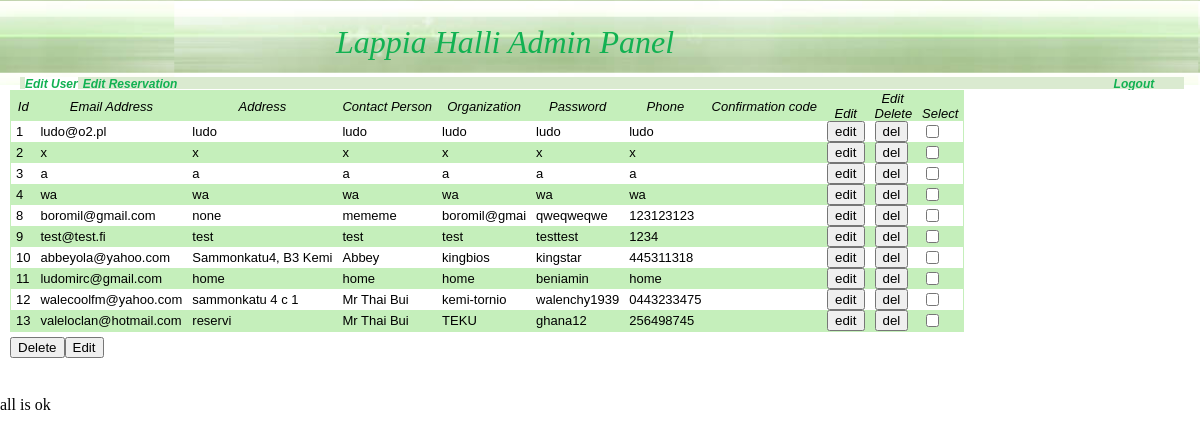
The app's page /Adminpanel/index.php?action=euser (signed in), older data.
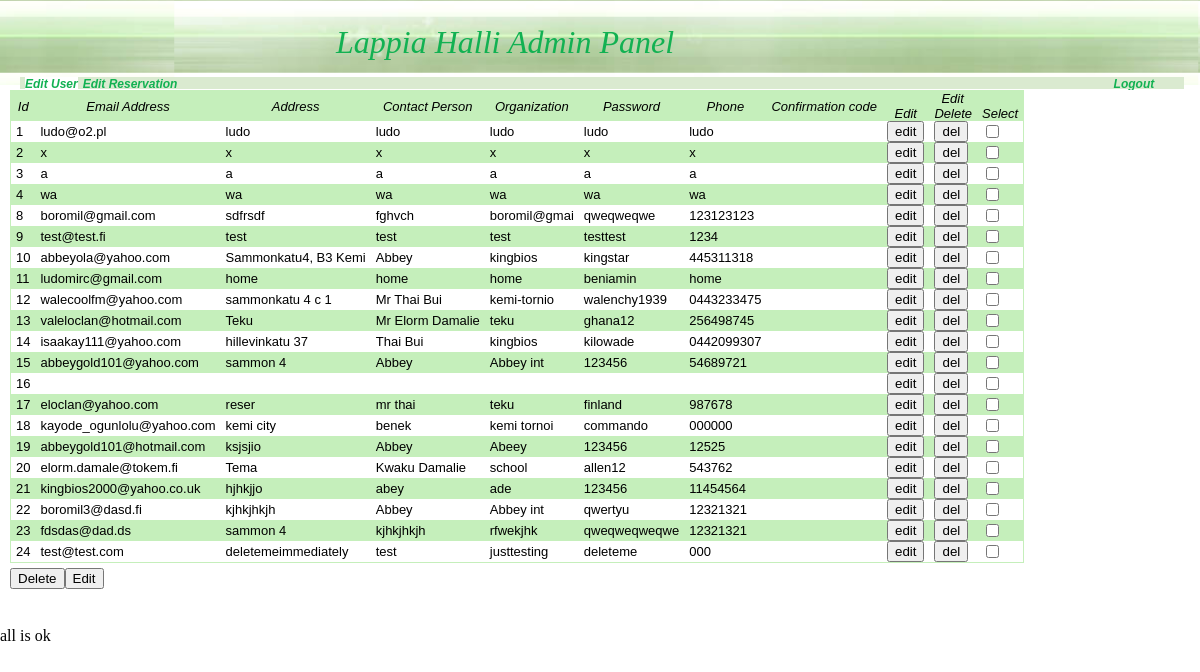
The same page, newer data.
### tables this page shows
CREATE TABLE IF NOT EXISTS `registereduser` (
  `idRegistereduser` int(11) NOT NULL AUTO_INCREMENT,
  `RegisteredEmailaddress` varchar(25) NOT NULL,
  `Address` varchar(25) NOT NULL,
  `Contactperson` varchar(25) NOT NULL,
  `Organizationname` varchar(12) NOT NULL,
  `password` varchar(12) NOT NULL,
  `phone` varchar(25) NOT NULL,
  `confirmationcode` varchar(25) NOT NULL,
  PRIMARY KEY (`idRegistereduser`)
);

### Adminpanel/edutuser.php (the view, shortened to what this page needs)
<?php
class EditUsers{
	private $resource;
	private $euser;
	public function EditUsers($quantity=10){
		if(!isset($_POST['euser'])){
			$this->euser['quantity']=$quantity;
			$this->ShowUsers($this->euser['quantity']);
		}
	}
	private function InitComponent()
	{
		if(isset($_SESSION['SQLSETTINGS']))
		{
				$row=$_SESSION['SQLSETTINGS'];
				$this->db= new SqlConnect($row['host'],$row['user'],$row['password'],$row['dbname']);
				$this->db->connectToDb();
				$this->resource= &$this->db->getResource();
		}
		else
		{
				echo 'err class AdminForm: not set $_SESSION[\'SQLSETTINGS\']';
				echo "<br> example setings \$_SESSION['SQLSETTINGS']=array('host'=>'url','user'=>'root','password'=>'password','dbname'=>'dbmane');";
				return NULL;
		}
	}
	private function ShowUsers($number)
	{
		$query="SELECT *, (SELECT COUNT(*) FROM registereduser) AS quantity FROM registereduser";
		$result=mysql_query($query,$this->resource);
		$form=NULL;
		$form.= "<form action='".$_SERVER['PHP_SELF']."' method='post' name='euser'>";
		$form.= "<table  cellpadding=\"0\" cellspacing=\"0\"class=\"showuser\">";
		$form.= "<tbody>";
		$form.= "<tr class=\"ttheader\"><th rowspan='2'>Id</th><th rowspan='2'>Email Address</th><th rowspan='2'>Address</th><th rowspan='2'>Contact Person</th><th rowspan='2'>Organization</th><th rowspan='2'>Password</th><th rowspan='2'>Phone</th><th rowspan='2'>Confirmation code</th><th colspan='3'>Edit</th></tr>";
		$form.= "<tr class=\"ttheader\"><th>Edit</td><th>Delete</th><th>Select</th></tr>";
		$i=1;
		while ($row = mysql_fetch_assoc($result)) {
    		$id= 		$row["idRegistereduser"];
    		$email= 	$row["RegisteredEmailaddress"];
    		$address= 	$row["Address"];
    		$person= 	$row["Contactperson"];
    		$oname=		$row["Organizationname"];
    		$pass= 		$row["password"];
    		$phone=		$row["phone"];
    		$code= 		$row["confirmationcode"];
    		$code? $code : $code="&nbsp";
			if(($i%2) == 0) $form.="\n<tr class=\"tcolor\">\n";
			else $form.="\n<tr class=\"tbcolor\">\n";
    		$form.="<td>$id</td><td>$email</td><td>$address</td><td>$person</td><td>$oname</td><td>$pass</td><td>$phone</td><td>$code</td><td><button type='submit'  name='action' value='edit $id'>edit</td><td><button type='submit'  name='action' value='delete $id'>del</td><td><input type='checkbox' name='select $id'></td></tr>";
			$i++;
		}
		$form.= "</tbody>";
		$form.= "</table>";
		$form.="<button type='submit'  name='action' value='group_delete'>Delete</button>";
		$form.="<button type='submit'  name='action' value='group_edit'>Edit</button>";
		$form.="<input type='hidden' name='euser' value='1'>";
		$form.="</form>";
		echo $form;
	}
}
?>

Row changes from the older to the newer data that the page shows:
changed registereduser "boromil@gmail.com": Address "none" → "sdfrsdf"; Contactperson "mememe" → "fghvch"
changed registereduser "valeloclan@hotmail.com": Address "reservi" → "Teku"; Contactperson "Mr Thai Bui" → "Mr Elorm Damalie"; Organizationname "TEKU" → "teku"
added registereduser: idRegistereduser "14", RegisteredEmailaddress "isaakay111@yahoo.com", Address "hillevinkatu 37", Contactperson "Thai Bui", Organizationname "kingbios", password "kilowade", phone "0442099307"
added registereduser: idRegistereduser "15", RegisteredEmailaddress "abbeygold101@yahoo.com", Address "sammon 4", Contactperson "Abbey", Organizationname "Abbey int", password "123456", phone "54689721"
added registereduser: idRegistereduser "16"
added registereduser: idRegistereduser "17", RegisteredEmailaddress "eloclan@yahoo.com", Address "reser", Contactperson "mr thai", Organizationname "teku", password "finland", phone "987678"
added registereduser: idRegistereduser "18", RegisteredEmailaddress "kayode_ogunlolu@yahoo.com", Address "kemi city", Contactperson "benek", Organizationname "kemi tornoi", password "commando", phone "000000"
added registereduser: idRegistereduser "19", RegisteredEmailaddress "abbeygold101@hotmail.com", Address "ksjsjio", Contactperson "Abbey", Organizationname "Abeey", password "123456", phone "12525"
added registereduser: idRegistereduser "20", RegisteredEmailaddress "elorm.damale@tokem.fi", Address "Tema", Contactperson "Kwaku Damalie", Organizationname "school", password "allen12", phone "543762"
added registereduser: idRegistereduser "21", RegisteredEmailaddress "kingbios2000@yahoo.co.uk", Address "hjhkjjo", Contactperson "abey", Organizationname "ade", password "123456", phone "11454564"
added registereduser: idRegistereduser "22", RegisteredEmailaddress "boromil3@dasd.fi", Address "kjhkjhkjh", Contactperson "Abbey", Organizationname "Abbey int", password "qwertyu", phone "12321321"
added registereduser: idRegistereduser "23", RegisteredEmailaddress "fdsdas@dad.ds", Address "sammon 4", Contactperson "kjhkjhkjh", Organizationname "rfwekjhk", password "qweqweqweqwe", phone "12321321"
added registereduser: idRegistereduser "24", RegisteredEmailaddress "test@test.com", Address "deletemeimmediately", Contactperson "test", Organizationname "justtesting", password "deleteme", phone "000"
